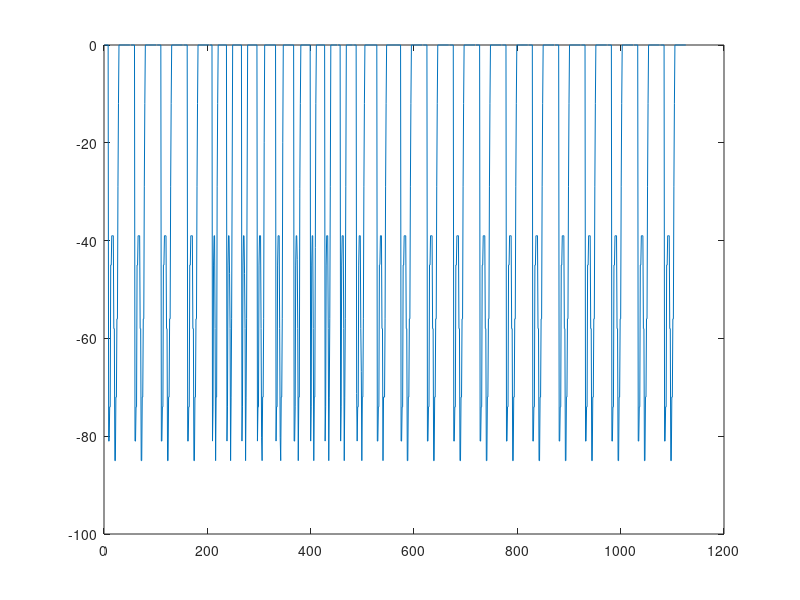

MATLAB code for this plot: (Note: this script raises an error after producing the figure.)

data = dlmread("cur_1369971678529.csv", ",");
ld = length(data);
t = [0:ld-1]/ld;

di2 = []

for i = [1:10:ld]

fmod = abs(data(i)) + 100
ti = [0:(fmod)/(5000.0): 1];
di = interp1(t, data, ti, 'cubic');

di2 = [di2, di];


end

figure(1);
plot(di2);

wavwrite(di2', "test.wav");
